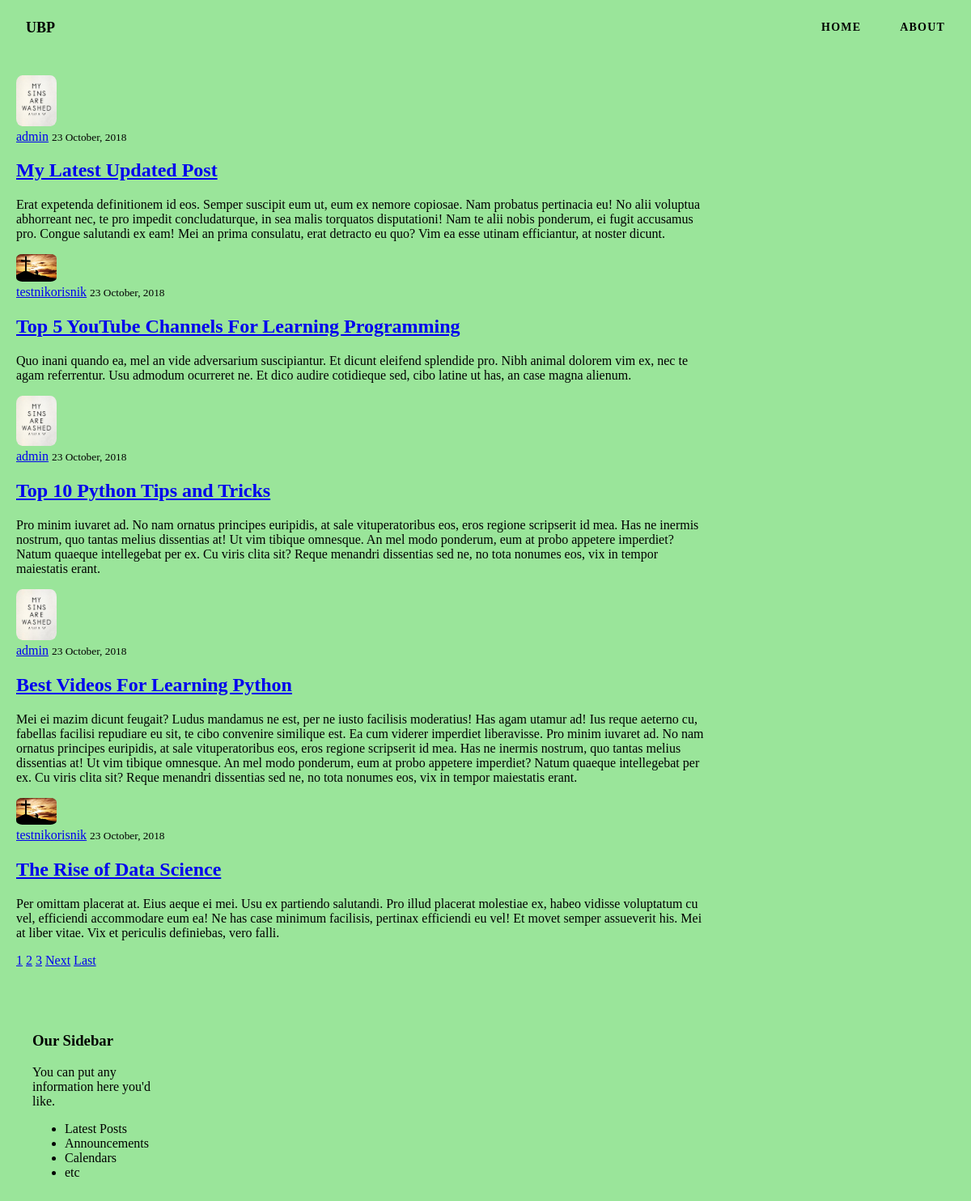
Screenshot of /blog/ with the database file from the repository.
### blog/models.py (models this page shows, shortened)
class Post(models.Model):
    title = models.CharField(max_length=100)
    content = models.TextField()
    date_posted = models.DateTimeField(default=timezone.now)
    author = models.ForeignKey(User, on_delete=models.CASCADE)  # on_delete = u slučaju kada se obriše user, obrisati će se i svi njegovi postovi

### users/models.py (models this page shows, shortened)
class Profile(models.Model):
    user = models.OneToOneField(User, on_delete=models.CASCADE)
    image = models.ImageField(default='default.jpg', upload_to='profile_pics')

### blog/views.py (the view)
# urls.py: path('', PostListView.as_view(), name='blog-home'),
class PostListView(ListView):
    model = Post
    template_name = 'blog/home.html'
    context_object_name = 'posts'
    ordering = ['-date_posted']     # sortiranje querya da ide od najnovijeg datuma
    paginate_by = 5     # podešavanje koliko postova po stranici

### blog/templates/blog/home.html (shortened to what this page needs)
{% extends "blog/base.html" %}
{% block content %}
    {% for post in posts %}
        <article class="">
            <img class="user-logo" src="{{ post.author.profile.image.url }}">
            <div class="">
                <div class="">
                    <a class="" href="{% url 'user-posts' post.author.username %}">{{ post.author }}</a>
                    <small class="">{{ post.date_posted|date:"d F, Y" }}</small>
                </div>
                <h2><a class="" href="{% url 'post-detail' post.id %}">{{ post.title }}</a></h2>
                <p class="">{{ post.content }}</p>
            </div>
        </article>
    {% endfor %}
    {% if is_paginated %}
        {% for num in page_obj.paginator.page_range %}
            {% if page_obj.number == num %}
                <a class="" href="?page={{ num }}">{{ num }}</a>
            {% elif num > page_obj.number|add:'-3' and num < page_obj.number|add:'3' %}
                <a class="" href="?page={{ num }}">{{ num }}</a>
            {% endif %}
        {% endfor %}
        {% if page_obj.has_next %}
            <a class="" href="?page={{ page_obj.next_page_number }}">Next</a>
            <a class="" href="?page={{ page_obj.paginator.num_pages }}">Last</a>
        {% endif %}
    {% endif %}
{% endblock content %}

### blog/static/blog/main.css (style rules this page uses)
* { box-sizing: border-box; }
html { margin: 0; padding: 0; width: 100%; height: 100vh; }
body { margin: 0; padding: 0; width: 100%; height: 100vh; font-family: Poppins; font-weight: 400; background-color: #9ae59a; }
.user-logo { width: 50px; height: auto; border-radius: 15%; }

### rows the page displays
Post: author.profile.image (picture), author "admin", date_posted "23 October, 2018", title "My Latest Updated Post", content "Erat expetenda definitionem id eos. Semper suscipit eum ut, eum ex nemore copiosae. Nam probatus pertinacia eu! No alii voluptua abhorreant nec, te pro impedit concludaturque, in sea malis torquatos disputationi! Nam te alii nobis ponderum, ei fugit accusamus pro. Congue salutandi ex eam! Mei an prima consulatu, erat detracto eu quo? Vim ea esse utinam efficiantur, at noster dicunt."
Post: author.profile.image (placeholder picture), author "testnikorisnik", date_posted "23 October, 2018", title "Top 5 YouTube Channels For Learning Programming", content "Quo inani quando ea, mel an vide adversarium suscipiantur. Et dicunt eleifend splendide pro. Nibh animal dolorem vim ex, nec te agam referrentur. Usu admodum ocurreret ne. Et dico audire cotidieque sed, cibo latine ut has, an case magna alienum."
Post: author.profile.image (picture), author "admin", date_posted "23 October, 2018", title "Top 10 Python Tips and Tricks", content "Pro minim iuvaret ad. No nam ornatus principes euripidis, at sale vituperatoribus eos, eros regione scripserit id mea. Has ne inermis nostrum, quo tantas melius dissentias at! Ut vim tibique omnesque. An mel modo ponderum, eum at probo appetere imperdiet? Natum quaeque intellegebat per ex. Cu viris clita sit? Reque menandri dissentias sed ne, no tota nonumes eos, vix in tempor maiestatis erant."
Post: author.profile.image (picture), author "admin", date_posted "23 October, 2018", title "Best Videos For Learning Python", content "Mei ei mazim dicunt feugait? Ludus mandamus ne est, per ne iusto facilisis moderatius! Has agam utamur ad! Ius reque aeterno cu, fabellas facilisi repudiare eu sit, te cibo convenire similique est. Ea cum viderer imperdiet liberavisse. Pro minim iuvaret ad. No nam ornatus principes euripidis, at sale vituperatoribus eos, eros regione scripserit id mea. Has ne inermis nostrum, quo tantas melius dissentias at! Ut vim tibique omnesque. An mel modo ponderum, eum at probo appetere imperdiet? Natum quaeque intellegebat per ex. Cu viris clita sit? Reque menandri dissentias sed ne, no tota nonumes eos, vix in tempor maiestatis erant."
Post: author.profile.image (placeholder picture), author "testnikorisnik", date_posted "23 October, 2018", title "The Rise of Data Science", content "Per omittam placerat at. Eius aeque ei mei. Usu ex partiendo salutandi. Pro illud placerat molestiae ex, habeo vidisse voluptatum cu vel, efficiendi accommodare eum ea! Ne has case minimum facilisis, pertinax efficiendi eu vel! Et movet semper assueverit his. Mei at liber vitae. Vix et periculis definiebas, vero falli."

### other values shown
{{ num }} "1"
{{ num }} "2" "3"
